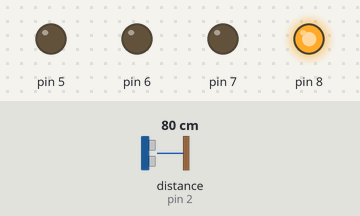
Recording of a sketch running on a simulated Arduino Uno, built with avr-gcc and run on an emulated ATmega328P. On the bench: output pins drawn as LEDs (lit = HIGH). Wiring (inferred from the names in the program): ultrasonic range finder: trigger pin 1; echo pin 2. The inputs (shaded band) are chosen by the test bench; at power-on: distance to the obstacle (sensor on pin 2) 80 cm. The echo pulse lasts 58.3 µs per cm; pins used as bus, display or sensor lines are not drawn.

Above: at 1.3 s.
1.4 s: distance to the obstacle (sensor on pin 2) set to 10 cm
2.9 s: distance to the obstacle (sensor on pin 2) set to 7 cm
At 4.0 s:
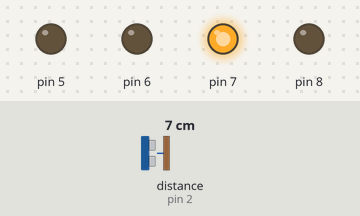
4.5 s: distance to the obstacle (sensor on pin 2) set to 177 cm
6.0 s: distance to the obstacle (sensor on pin 2) set to 187 cm
At 7.2 s:
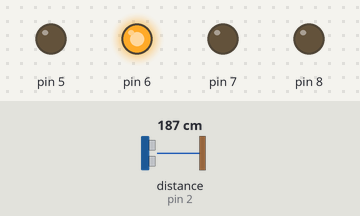
7.5 s: distance to the obstacle (sensor on pin 2) set to 161 cm
9.0 s: distance to the obstacle (sensor on pin 2) set to 154 cm
At 52.6 s:
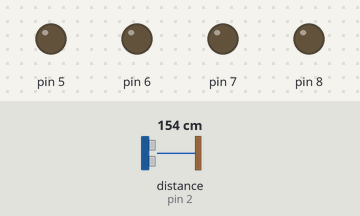
Timing chart, 0 to 52.9 s (numbered marks = the images above; inputs shaded):
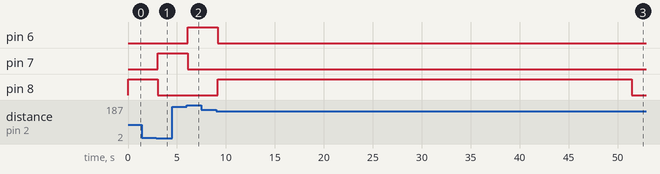

The sketch:

mighty_FINAL.ino
```cpp
const int echoPin = 2;
const int trigPin = 1;
// defines variables
double distance1,d1,duration;
int x;
double d2 = 4;
void setup() {
pinMode(8, OUTPUT);
pinMode(7, OUTPUT);
pinMode(6, OUTPUT);
pinMode(5, OUTPUT);
pinMode(trigPin, OUTPUT); // Sets the trigPin as an Output
pinMode(echoPin, INPUT); // Sets the echoPin as an Input
//Serial.begin(9600); // Starts the serial communication


}
void reset(){d2=3;}
void getd1()
{
        digitalWrite(trigPin, LOW); // Clears the trigPin
        delayMicroseconds(2);
        digitalWrite(trigPin, HIGH);// Sets the trigPin on HIGH state for 10 micro seconds
        delayMicroseconds(10);
        digitalWrite(trigPin, LOW);
        duration = pulseIn(echoPin, HIGH); // Reads the echoPin, returns the sound wave travel time in microseconds
        // Calculating the distance
        distance1 = duration*340/2000000;
        if(distance1 < 3 && distance1 > 0)   //Filter
        {d1=distance1;
        }

      if(d1 < d2)
       {
      d2=d1;
      }
}


void redLight()
{
        digitalWrite(7,HIGH);
        digitalWrite(8,LOW);          //red light on
        digitalWrite(6,LOW);
        //Serial.println("redlight");


  }

void yellowLight()
{
        digitalWrite(7,LOW);
        digitalWrite(8,HIGH);          //green light on
        digitalWrite(6,LOW);
        //Serial.println("yellowlight");


  }
void greenLight()
{
        digitalWrite(7,LOW);
        digitalWrite(8,LOW);          //green light on
        digitalWrite(6,HIGH);
        //Serial.println("greenlight");


  }

void loop() {
  getd1();


      while(d2 < 3 && d2 > 1.57) //3.5,2
      {
      greenLight();
         x+=1;
         delay(500);
          //if no change for 3 mins shut off all outputs
        if(x > 100)
      {
        while (d1 < 3 && d1 > 1.57)
      {
        digitalWrite(8,LOW);
        digitalWrite(6,LOW);
        digitalWrite(7,LOW);
        digitalWrite(5,LOW);

        getd1();

        x=0;
      }
        d2=3;
      }


        getd1();
     if(d1> 1.80){
      reset();}
  }

 while(d2 < 1.57 && d2 > .09)
  { //1.5,07

  yellowLight();

    x+=1;
    delay(500);

          //if no change for 3 mins shut off all outputs

        if(x>100)
        {while (d1 > .09 && d1 < 1.57)
        {
        digitalWrite(8,LOW);
        digitalWrite(6,LOW);
        digitalWrite(7,LOW);
        digitalWrite(5,LOW);

        getd1();

        x=0;
        }
        d2= 1.57;
        }


     getd1();
     if(d1> 1.80){
      reset();}
  }

  while(d2 < .08 && d2 > 0.00){//.06,0.00

    redLight();
    x+=1;
    delay(500);

          //if no change for 3 mins shut off all outputs
        if(x>100){
          while (d1 < .08 && d1 > 0.00 && d1<1.80)

        {
        digitalWrite(8,LOW);
        digitalWrite(6,LOW);
        digitalWrite(7,LOW);
        digitalWrite(5,LOW);

        getd1();

        x=0;
        }
        d2=  3;
        }


    getd1();
     if(d1> 1.80){
      reset();}
  }


}
```

Measured:
- the behaviour switches between 9 and 8 cm on distance to the obstacle (sensor on pin 2) (found by bisection; images 0 and 1)
- the behaviour switches between 181 and 182 cm on distance to the obstacle (sensor on pin 2) (found by bisection; images 1 and 2)
- the behaviour switches between 159 and 158 cm on distance to the obstacle (sensor on pin 2) (found by bisection; images 2 and 3)
- after the input at 1.4 s, every drawn part: stays the same
- after the input at 2.9 s, pin 7: LOW → HIGH after 0.12 s; pin 8: HIGH → LOW after 0.12 s
- after the input at 4.5 s, every drawn part: stays the same
- after the input at 6.0 s, pin 6: LOW → HIGH after 0.08 s; pin 7: HIGH → LOW after 0.08 s
- after the input at 7.5 s, every drawn part: stays the same
- after the input at 9.0 s, pin 6: HIGH → LOW after 0.16 s instead of 42.5 s; pin 8: LOW → HIGH after 0.16 s, → LOW 42.3 s later
